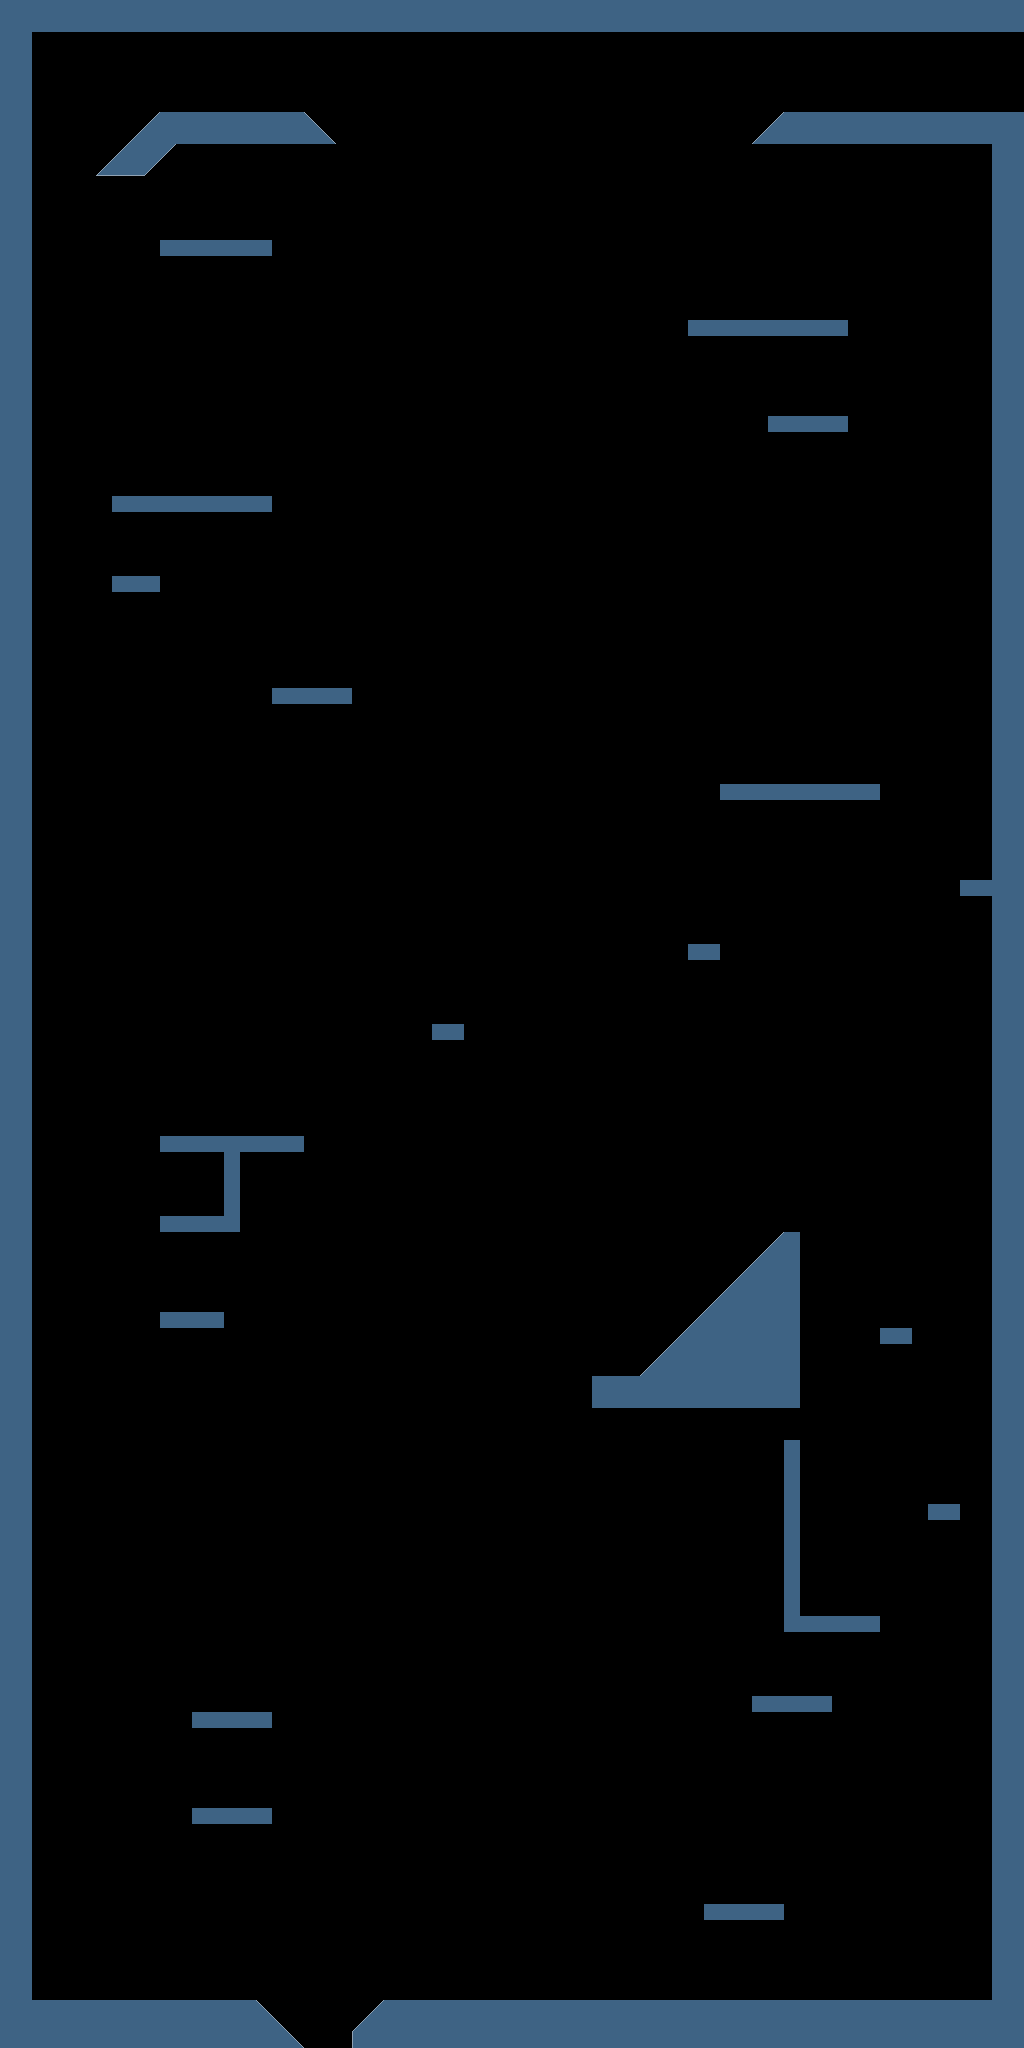

Below is a game level as drawn by its tile map, then a one-line description and the .tmx that defines it (tile-layer data replaced by summaries):
An orthogonal 64x128 tile map with 16x16 px tiles, 1 tile layer (Tile Layer 1), 2 tilesets.

<map version="1.2" tiledversion="1.3.1" orientation="orthogonal" renderorder="right-down" compressionlevel="0" width="64" height="128" tilewidth="16" tileheight="16" infinite="0" nextlayerid="3" nextobjectid="4">
 <tileset firstgid="1" source="peakTilesetIce.tsx" />
 <tileset firstgid="43" source="peakTilesetRock.tsx" />
 <layer id="1" name="Tile Layer 1" width="64" height="128">
  <data>[8192 cells, 1049 non-empty, 7 distinct tile ids]</data>
 </layer>
</map>
